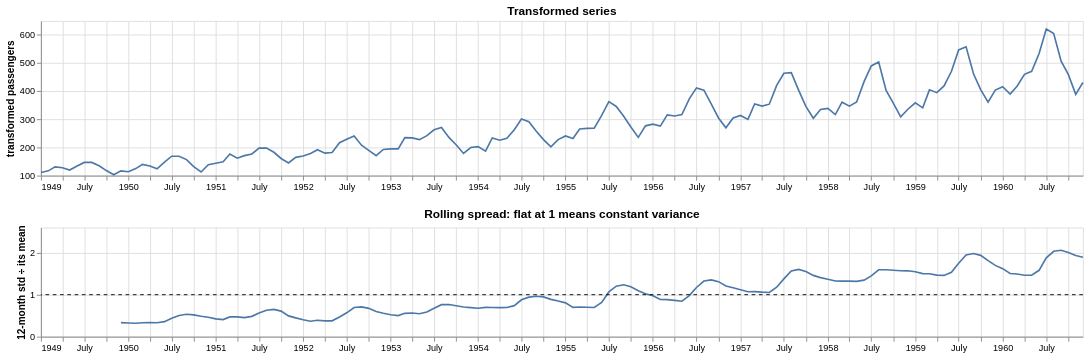

Vega-Lite specification for this chart:
### Vega-Lite specification from a JSON file in a GitHub repository (floating-point values rounded to 4 significant figures; data arrays with more than 128 entries replaced by an {"elided": "..."} marker saying what was removed)
{"config": {"view": {"continuousWidth": 300, "continuousHeight": 300}}, "vconcat": [{"data": {"name": "data-fa8ac3824f29c21101946cb0eefd1bb6"}, "mark": {"type": "line", "strokeWidth": 1.8}, "encoding": {"tooltip": [{"field": "month", "format": "%Y-%m", "type": "temporal"}, {"field": "passengers", "type": "quantitative"}, {"field": "bc", "format": ".3f", "title": "transformed", "type": "quantitative"}], "x": {"field": "month", "title": null, "type": "temporal"}, "y": {"field": "bc", "scale": {"zero": false}, "title": "transformed passengers", "type": "quantitative"}}, "height": 170, "title": "Transformed series", "transform": [{"calculate": "abs(lam) < 1e-9 ? log(datum.passengers) : (pow(datum.passengers, lam) - 1) / lam", "as": "bc"}], "width": "container"}, {"layer": [{"data": {"name": "data-fa8ac3824f29c21101946cb0eefd1bb6"}, "mark": {"type": "line", "strokeWidth": 1.8}, "encoding": {"x": {"field": "month", "title": null, "type": "temporal"}, "y": {"field": "relative", "scale": {"clamp": true, "domain": [0, 2.5]}, "title": "12-month std ÷ its mean", "type": "quantitative"}}, "transform": [{"calculate": "abs(lam) < 1e-9 ? log(datum.passengers) : (pow(datum.passengers, lam) - 1) / lam", "as": "bc"}, {"window": [{"op": "row_number", "field": "", "as": "row"}]}, {"window": [{"op": "stdev", "field": "bc", "as": "rolling_std"}], "frame": [-11, 0]}, {"filter": "datum.row >= 12"}, {"joinaggregate": [{"op": "mean", "field": "rolling_std", "as": "mean_std"}]}, {"calculate": "datum.rolling_std / datum.mean_std", "as": "relative"}]}, {"data": {"name": "empty"}, "mark": {"type": "rule", "strokeDash": [4, 4]}, "encoding": {"y": {"datum": 1}}}], "height": 120, "title": "Rolling spread: flat at 1 means constant variance", "width": "container"}], "autosize": {"contains": "padding", "type": "fit-x"}, "params": [{"name": "lam", "bind": {"input": "range", "max": 1.5, "min": -1, "name": "Box-Cox λ  ", "step": 0.05}, "value": 1.0}], "resolve": {"scale": {"x": "shared"}}, "spacing": 18, "$schema": "https://vega.github.io/schema/vega-lite/v6.4.1.json", "datasets": {"data-fa8ac3824f29c21101946cb0eefd1bb6": {"elided": "144 records"}, "empty": [{}]}}
